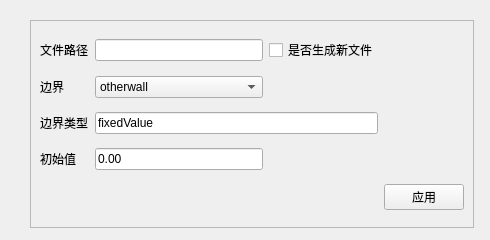
<?xml version="1.0" encoding="UTF-8"?>
<ui version="4.0">
 <class>Form</class>
 <widget class="QWidget" name="Form">
  <property name="geometry">
   <rect>
    <x>0</x>
    <y>0</y>
    <width>490</width>
    <height>240</height>
   </rect>
  </property>
  <property name="windowTitle">
   <string>速度</string>
  </property>
  <widget class="QFrame" name="frame">
   <property name="geometry">
    <rect>
     <x>30</x>
     <y>20</y>
     <width>444</width>
     <height>208</height>
    </rect>
   </property>
   <property name="frameShape">
    <enum>QFrame::StyledPanel</enum>
   </property>
   <property name="frameShadow">
    <enum>QFrame::Raised</enum>
   </property>
   <layout class="QGridLayout" name="gridLayout">
    <item row="0" column="0">
     <widget class="QLabel" name="label">
      <property name="text">
       <string>文件路径</string>
      </property>
     </widget>
    </item>
    <item row="0" column="1">
     <widget class="QLineEdit" name="lineEdit"/>
    </item>
    <item row="0" column="2">
     <widget class="QCheckBox" name="checkBox">
      <property name="text">
       <string>是否生成新文件</string>
      </property>
     </widget>
    </item>
    <item row="1" column="0">
     <widget class="QLabel" name="label_2">
      <property name="text">
       <string>边界</string>
      </property>
     </widget>
    </item>
    <item row="1" column="1">
     <widget class="QComboBox" name="comboBox">
      <item>
       <property name="text">
        <string>otherwall</string>
       </property>
      </item>
      <item>
       <property name="text">
        <string>bottom1</string>
       </property>
      </item>
      <item>
       <property name="text">
        <string>bottom2</string>
       </property>
      </item>
      <item>
       <property name="text">
        <string>bottom3</string>
       </property>
      </item>
      <item>
       <property name="text">
        <string>inlet1</string>
       </property>
      </item>
      <item>
       <property name="text">
        <string>inlet2</string>
       </property>
      </item>
      <item>
       <property name="text">
        <string>inlet3</string>
       </property>
      </item>
     </widget>
    </item>
    <item row="2" column="0">
     <widget class="QLabel" name="label_3">
      <property name="text">
       <string>边界类型</string>
      </property>
     </widget>
    </item>
    <item row="3" column="0">
     <widget class="QLabel" name="label_4">
      <property name="text">
       <string>初始值</string>
      </property>
     </widget>
    </item>
    <item row="3" column="1">
     <widget class="QLineEdit" name="lineEdit_3">
      <property name="text">
       <string>0.00</string>
      </property>
     </widget>
    </item>
    <item row="4" column="3">
     <widget class="QPushButton" name="pushButton">
      <property name="text">
       <string>应用</string>
      </property>
     </widget>
    </item>
    <item row="2" column="1" colspan="2">
     <widget class="QLineEdit" name="lineEdit_2">
      <property name="text">
       <string>fixedValue</string>
      </property>
     </widget>
    </item>
   </layout>
  </widget>
 </widget>
 <resources/>
 <connections/>
</ui>
